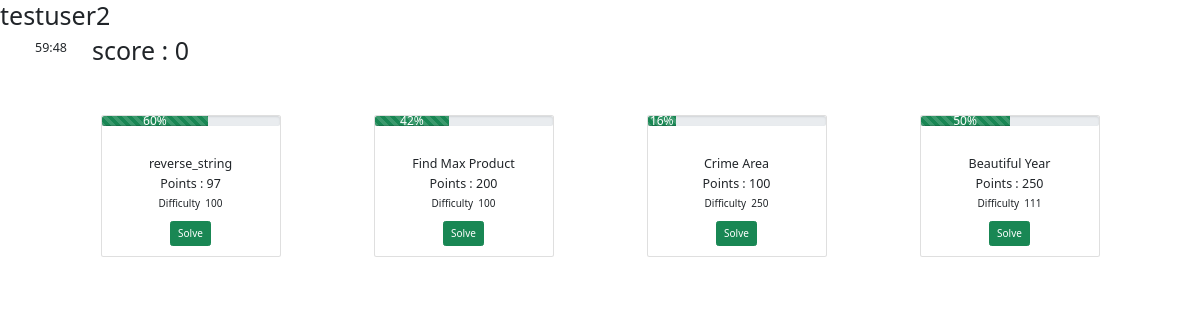
/question/ (signed in), run on the app's committed database.
### app1/models.py (models this page shows)
class Question(models.Model):
    q_id = models.IntegerField(primary_key=True)
    q_title = models.CharField(max_length=40)
    q_descrp =models.TextField()
    q_ip_formate = models.TextField(null=True,blank=True)
    q_op_formate = models.TextField(null=True,blank=True)
    q_const = models.TextField(null=True,blank=True)
    q_sip = models.TextField(null=True,blank=True)
    q_sop = models.TextField(null=True,blank=True)
    q_diff_level = models.CharField( max_length=50)
    q_point = models.IntegerField(default=0)
    q_aqrcy = models.IntegerField(default=0)
    q_subns = models.IntegerField(default=0)
    q_time_limit = models.IntegerField(null=True,default=1)
    q_memory_limit = models.IntegerField(null=True,default=50000)
    def __str__(self):
        return f"{self.q_id}"

### app1/decorators.py (the view)
    def wrap(request,*args, **kwargs):
        print("inside dec username",request.user)
        user = User.objects.get(username=request.user)
        contest_time = Contest_time.objects.all()
        end_time = contest_time[0].end_time.astimezone()
        end_time = datetime(year=end_time.year, month=end_time.month, day=end_time.day, hour=end_time.hour, minute=end_time.minute, second=end_time.second)
        final_time = int(end_time.timestamp())   #user end time in sec
        current_time =  int(datetime.now().timestamp())   #crrent server time in sec
        print("end time ",final_time,end_time)
        print("crnt time ",current_time,datetime.now())
        print("diff ",final_time-current_time)
        dif = final_time-current_time
        if (dif < 0):
            return app1.views.leaderboard(request)
        else:
            return view_fun(request,*args,**kwargs)

### app1/utils.py (called while the page is built)
def check_accuracy():
    questions= Question.objects.all()
    submissions = Submission.objects.all()
    for question in questions:
        actual_sub = len(submissions.filter(q_id=question.q_id))
        right_sub=len(submissions.filter(q_status="AC",q_id=question.q_id))
        try:
            accuracy = (right_sub/actual_sub)*100
            question.q_aqrcy = accuracy
            question.save()
        except:
            pass

def check_solved(team):
    submissions = Submission.objects.filter(team=team,q_status="AC")
    ques_list = [str(x.q_id) for x in submissions ]
    return set(ques_list)

### app1/views.py (called while the page is built)
@check_time
@login_required(login_url='login')
def questions(request):
    user=User.objects.get(username=request.user)
    team = Team.objects.get(user=user)
    questions = Question.objects.all()
    check_accuracy()
    ques_list=check_solved(team)   #To show user which questions are solved
    end_time = Contest_time.objects.get(id=1)
    var = str(end_time.end_time.astimezone())
    return render(request,"app1/questions.html",{"questions":questions,"player":user,"ques_list":ques_list, "end_time":var,"team_score":team.team_score})

### app1/templates/app1/questions.html (shortened to what this page needs)
{% extends 'app1/base.html' %}
{% block "codeblock" %}
<h1>{{player.username}}</h1>
<div class="navbar-brand navvi timer" href="#" style="margin-left: 20px;">
  <div class="timer_container">
      <div class=" w-100 d-flex p-0 flex-grow-1" id="countdown">
          <span id="minutes" class="timeritems"></span> :
          <span id="seconds" class="timeritems"></span>
      </div>
    </div>
</div>
<div>
  <h1>score : {{team_score}}</h1>
</div>
<div class="container d-flex flex-wrap justify-content-between">
{% for question in questions %}
    <div class="card text-center m-5" style="width: 18rem;">
        <div class="progress">
            <div class="progress-bar progress-bar-striped bg-success" role="progressbar" style="width: {{question.q_aqrcy}}%" aria-valuenow="{{question.q_aqrcy}}" aria-valuemin="0" aria-valuemax="100">{{question.q_aqrcy}}%</div>
          </div>
        <div class="card-body">
          <h5 class="card-title">{{question.q_title}}</h5>
          <h5 class="card-title">Points : {{question.q_point}}</h5>
          <p class="card-text">Difficulty &nbsp;{{question.q_diff_level}}</p>
          <input class="btn {% if question.q_id|stringformat:"s" in ques_list %}btn-success {% else %}btn-danger{% endif %}" type="button" value="Solve" onclick="location.href='/question/{{question.q_id}}'">
        </div>
      </div>
{% endfor %}
</div>
{% endblock "codeblock" %}

### data on the page
Question: q_aqrcy "60", q_title "reverse_string", q_point "97", q_diff_level "100", q_id "Solve"
Question: q_aqrcy "42", q_title "Find Max Product", q_point "200", q_diff_level "100", q_id "Solve"
Question: q_aqrcy "16", q_title "Crime Area", q_point "100", q_diff_level "250", q_id "Solve"
Question: q_aqrcy "50", q_title "Beautiful Year", q_point "250", q_diff_level "111", q_id "Solve"

### other printed values
{{ player.username }} "testuser2"
{{ team_score }} "0"
